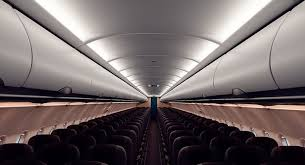
#> input picture downloaded google images/airbus/airbus11.jpg, 305 x 165 px, found by its file name; its folder holds 4 pictures in this run
$ jupyter execute --allow-errors convert_images.ipynb
#> lines starting #> are read from the running program, lines starting #| are printed output that depends on the picture
#> further down, img is the input picture: shape (165, 305, 3); mean B, G, R 102.8, 102.5, 112.5
#> `resized = cv2.resize(img, dim, interpolation=cv2.INTER_AREA)`:
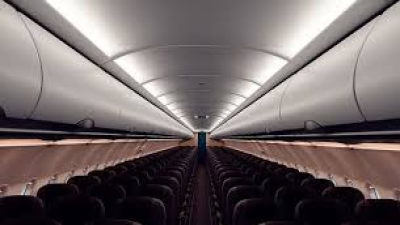
#> resized: shape (225, 400, 3); mean B, G, R 102.7, 102.5, 112.4
[cell 1]
import numpy as np
import cv2
import os, os.path

#225, 400

paths = ['airbus', 'aviat s2s', 'boeing 747', 'cessna 152', 'cessna 172', 'cessna 208','cessna cj4', 'cub crafters xcub', 'daher tbm 930', 'diamond da40', 'diamond da62', 'extra 330']


#> (the rest of this cell did not finish here and is left out)
